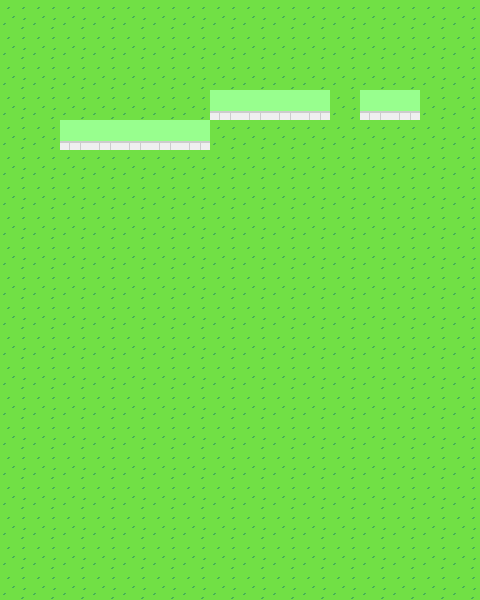

Below is a game level as drawn by its tile map, then a one-line description and the .tmx file that defines it, in full:
An orthogonal 16x20 tile map with 30x30 px tiles, 3 tile layers (Camada de Tiles 1, Camada de Tiles 2, Camada de Tiles 3), 6 tilesets and 2 objects (2x 0).

<map version="1.2" tiledversion="1.3.0" orientation="orthogonal" renderorder="left-up" compressionlevel="0" width="16" height="20" tilewidth="30" tileheight="30" infinite="0" nextlayerid="12" nextobjectid="31">
 <properties>
  <property name="ENEMIES" value="madladcat-peacockpigeon-" />
  <property name="SIGNAL" type="int" value="3" />
 </properties>
 <tileset firstgid="1" source="../Tiles/Files/nature.tsx" />
 <tileset firstgid="26" source="../Tiles/Files/streets.tsx" />
 <tileset firstgid="91" name="buildings" tilewidth="30" tileheight="30" tilecount="25" columns="5">
  <image source="../Tiles/buildings.png" width="150" height="150" />
  <tile id="0">
   <properties>
    <property name="TYPE" value="wall" />
   </properties>
  </tile>
  <tile id="1">
   <properties>
    <property name="TYPE" value="wall" />
   </properties>
  </tile>
  <tile id="2">
   <properties>
    <property name="TYPE" value="wall" />
   </properties>
  </tile>
  <tile id="3">
   <properties>
    <property name="TYPE" value="wall" />
   </properties>
  </tile>
  <tile id="5">
   <properties>
    <property name="TYPE" value="wall" />
   </properties>
  </tile>
  <tile id="6">
   <properties>
    <property name="TYPE" value="wall" />
   </properties>
  </tile>
  <tile id="7">
   <properties>
    <property name="TYPE" value="wall" />
   </properties>
  </tile>
  <tile id="8">
   <properties>
    <property name="TYPE" value="wall" />
   </properties>
  </tile>
  <tile id="9">
   <properties>
    <property name="TYPE" value="wall" />
   </properties>
  </tile>
  <tile id="15">
   <properties>
    <property name="TYPE" value="wall" />
   </properties>
  </tile>
  <tile id="16">
   <properties>
    <property name="TYPE" value="wall" />
   </properties>
  </tile>
  <tile id="20">
   <properties>
    <property name="TYPE" value="wall" />
   </properties>
  </tile>
  <tile id="21">
   <properties>
    <property name="TYPE" value="wall" />
   </properties>
  </tile>
 </tileset>
 <tileset firstgid="116" source="../Tiles/Files/shop.tsx" />
 <tileset firstgid="172" source="../Tiles/Files/interior.tsx" />
 <tileset firstgid="244" source="../Tiles/Files/carpets.tsx" />
 <layer id="1" name="Camada de Tiles 1" width="16" height="20">
  <data encoding="csv">
1,1,1,1,1,1,1,1,1,1,1,1,1,1,1,1,
1,1,1,1,1,1,1,1,1,1,1,1,1,1,1,1,
1,1,1,1,1,1,1,1,1,1,1,1,1,1,1,1,
1,1,1,1,1,1,1,92,92,92,92,1,92,92,1,1,
1,1,92,92,92,92,92,1,1,1,1,1,1,1,1,1,
1,1,1,1,1,1,1,1,1,1,1,1,1,1,1,1,
1,1,1,1,1,1,1,1,1,1,1,1,1,1,1,1,
1,1,1,1,1,1,1,1,1,1,1,1,1,1,1,1,
1,1,1,1,1,1,1,1,1,1,1,1,1,1,1,1,
1,1,1,1,1,1,1,1,1,1,1,1,1,1,1,1,
1,1,1,1,1,1,1,1,1,1,1,1,1,1,1,1,
1,1,1,1,1,1,1,1,1,1,1,1,1,1,1,1,
1,1,1,1,1,1,1,1,1,1,1,1,1,1,1,1,
1,1,1,1,1,1,1,1,1,1,1,1,1,1,1,1,
1,1,1,1,1,1,1,1,1,1,1,1,1,1,1,1,
1,1,1,1,1,1,1,1,1,1,1,1,1,1,1,1,
1,1,1,1,1,1,1,1,1,1,1,1,1,1,1,1,
1,1,1,1,1,1,1,1,1,1,1,1,1,1,1,1,
1,1,1,1,1,1,1,1,1,1,1,1,1,1,1,1,
1,1,1,1,1,1,1,1,1,1,1,1,1,1,1,1
</data>
 </layer>
 <layer id="3" name="Camada de Tiles 2" width="16" height="20">
  <data encoding="csv">
0,0,0,0,0,0,0,0,0,0,0,0,0,0,0,0,
0,0,0,0,0,0,0,0,0,0,0,0,0,0,0,0,
0,0,0,0,0,0,0,0,0,0,0,0,0,0,0,0,
0,0,0,0,0,0,0,0,0,0,0,0,0,0,0,0,
0,0,0,0,0,0,0,0,0,0,0,0,0,0,0,0,
0,0,0,0,0,0,0,0,0,0,0,0,0,0,0,0,
0,0,0,0,0,0,0,0,0,0,0,0,0,0,0,0,
0,0,0,0,0,0,0,0,0,0,0,0,0,0,0,0,
0,0,0,0,0,0,0,0,0,0,0,0,0,0,0,0,
0,0,0,0,0,0,0,0,0,0,0,0,0,0,0,0,
0,0,0,0,0,0,0,0,0,0,0,0,0,0,0,0,
0,0,0,0,0,0,0,0,0,0,0,0,0,0,0,0,
0,0,0,0,0,0,0,0,0,0,0,0,0,0,0,0,
0,0,0,0,0,0,0,0,0,0,0,0,0,0,0,0,
0,0,0,0,0,0,0,0,0,0,0,0,0,0,0,0,
0,0,0,0,0,0,0,0,0,0,0,0,0,0,0,0,
0,0,0,0,0,0,0,0,0,0,0,0,0,0,0,0,
0,0,0,0,0,0,0,0,0,0,0,0,0,0,0,0,
0,0,0,0,0,0,0,0,0,0,0,0,0,0,0,0,
0,0,0,0,0,0,0,0,0,0,0,0,0,0,0,0
</data>
 </layer>
 <layer id="5" name="Camada de Tiles 3" width="16" height="20">
  <data encoding="csv">
0,0,0,0,0,0,0,0,0,0,0,0,0,0,0,0,
0,0,0,0,0,0,0,0,0,0,0,0,0,0,0,0,
0,0,0,0,0,0,0,0,0,0,0,0,0,0,0,0,
0,0,0,0,0,0,0,0,0,0,0,0,0,0,0,0,
0,0,0,0,0,0,0,0,0,0,0,0,0,0,0,0,
0,0,0,0,0,0,0,0,0,0,0,0,0,0,0,0,
0,0,0,0,0,0,0,0,0,0,0,0,0,0,0,0,
0,0,0,0,0,0,0,0,0,0,0,0,0,0,0,0,
0,0,0,0,0,0,0,0,0,0,0,0,0,0,0,0,
0,0,0,0,0,0,0,0,0,0,0,0,0,0,0,0,
0,0,0,0,0,0,0,0,0,0,0,0,0,0,0,0,
0,0,0,0,0,0,0,0,0,0,0,0,0,0,0,0,
0,0,0,0,0,0,0,0,0,0,0,0,0,0,0,0,
0,0,0,0,0,0,0,0,0,0,0,0,0,0,0,0,
0,0,0,0,0,0,0,0,0,0,0,0,0,0,0,0,
0,0,0,0,0,0,0,0,0,0,0,0,0,0,0,0,
0,0,0,0,0,0,0,0,0,0,0,0,0,0,0,0,
0,0,0,0,0,0,0,0,0,0,0,0,0,0,0,0,
0,0,0,0,0,0,0,0,0,0,0,0,0,0,0,0,
0,0,0,0,0,0,0,0,0,0,0,0,0,0,0,0
</data>
 </layer>
 <objectgroup id="11" name="SIGNS" />
 <objectgroup id="10" name="PORTAL">
  <object id="30" name="portal_0" type="0" x="332.102" y="79.0926" width="24" height="40">
   <properties>
    <property name="MAP" value="hauntedhouse_0" />
    <property name="PX" type="int" value="330" />
    <property name="PY" type="int" value="390" />
    <property name="TIME" value="none" />
   </properties>
  </object>
 </objectgroup>
 <objectgroup id="9" name="VEHICLES" />
 <objectgroup id="7" name="NPC">
  <object id="29" name="npc_0" type="0" x="315.667" y="189" width="32" height="15">
   <properties>
    <property name="INDEX" value="0" />
    <property name="WHO" value="SIDNEY NIGHTSTAND" />
   </properties>
  </object>
 </objectgroup>
</map>
